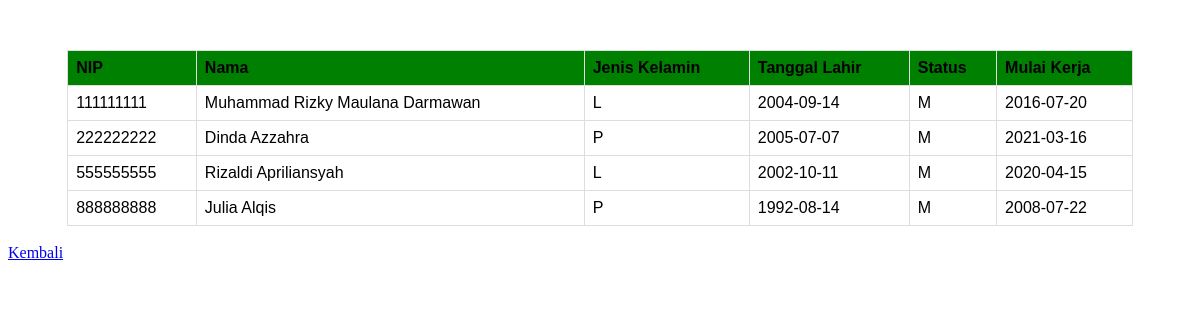
The page /3/index.php on the database its author committed.
### tables this page shows
CREATE TABLE `pegawai` (
  `nip` int(11) NOT NULL,
  `nama` varchar(100) NOT NULL,
  `jns_kel` char(1) NOT NULL,
  `tgl_lahir` date NOT NULL,
  `status` char(1) NOT NULL,
  `mulai_kerja` date NOT NULL
);

### 1/config.php (called while the page is built, shortened)
<?php
class config {
public $db_host = "localhost";
public $db_user = "root";
public $db_pass = "";
public $db_name = "pertemuan2";
function __construct(){
    $conn = mysqli_connect($this->db_host, $this->db_user, $this->db_pass, $this->db_name);
    $this->conn = $conn;
}
}
?>

### 1/pegawai.php (called while the page is built)
<?php
class Pegawai {
    function query($conn, $query){
        $data = mysqli_query($conn, $query);
        return $data;
    }
}
?>

### 3/index.php (the view, shortened to what this page needs)
<?php
include("../1/config.php");
include("../1/pegawai.php");
$pegawai = new pegawai;
$connection = new config;
$allPegawai = $pegawai->query($connection->conn,"SELECT * FROM pegawai WHERE status='M'");
?>
<!DOCTYPE html>
<html lang="en">
<head>
</head>
<body>
    <div class="container">
    <table>
        <thead>
            <tr>
                <th>NIP</th>
                <th>Nama</th>
                <th>Jenis Kelamin</th>
                <th>Tanggal Lahir</th>
                <th>Status</th>
                <th>Mulai Kerja</th>
            </tr>
        </thead>
        <tbody>
            <?php
                foreach($allPegawai as $pegawai){
                    echo "<tr>";
                    echo "<td>".$pegawai['nip']."</td>";
                    echo "<td>".$pegawai['nama']."</td>";
                    echo "<td>".$pegawai['jns_kel']."</td>";
                    echo "<td>".$pegawai['tgl_lahir']."</td>";
                    echo "<td>".$pegawai['status']."</td>";
                    echo "<td>".$pegawai['mulai_kerja']."</td>";
                    echo "<tr>";
                }
            ?>
        </tbody>
    </table>
    </div>
    <br>
    <a href="../index.php">Kembali</a>
</body>
</html>

### 3/index.php (style rules this page uses)
.container { width: 90%; margin-left: auto; margin-right: auto; margin-top: 50px; }
table { font-family: arial, sans-serif; border-collapse: collapse; width: 100%; }
thead { background-color: green; }
td, th { border: 1px solid #dddddd; text-align: left; padding: 8px; }
tr:nth-child(even) { background-color: #dddddd; }

### rows shown on the page
pegawai: nip "111111111", nama "Muhammad Rizky Maulana Darmawan", jns_kel "L", tgl_lahir "2004-09-14", status "M", mulai_kerja "2016-07-20"
pegawai: nip "222222222", nama "Dinda Azzahra", jns_kel "P", tgl_lahir "2005-07-07", status "M", mulai_kerja "2021-03-16"
pegawai: nip "555555555", nama "Rizaldi Apriliansyah", jns_kel "L", tgl_lahir "2002-10-11", status "M", mulai_kerja "2020-04-15"
pegawai: nip "888888888", nama "Julia Alqis", jns_kel "P", tgl_lahir "1992-08-14", status "M", mulai_kerja "2008-07-22"
